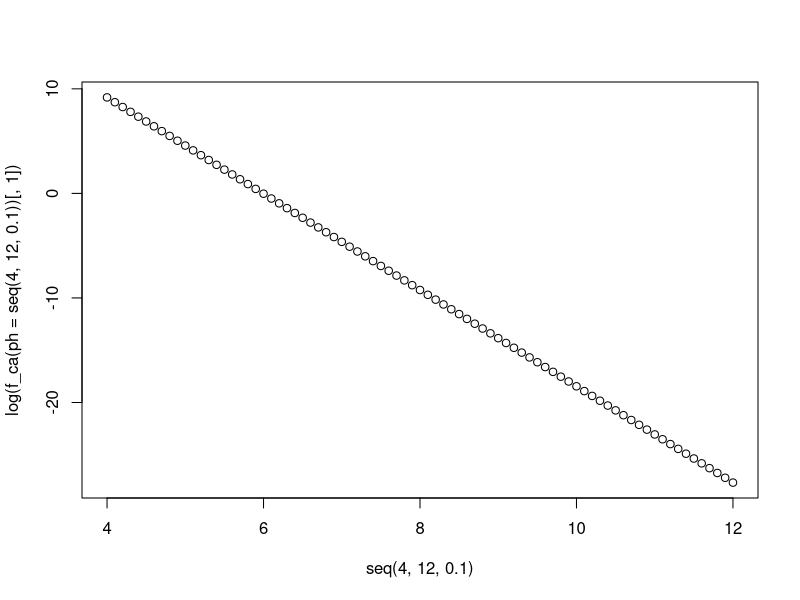

Source code (R): (Note: this script raises an error after producing the figure.)
#############
#CO2 L?sung


caroll<-function(t){
  tk<-t+273.15
  lnH_Mpa<--6.8346+1.2817*10^4/tk-3.7668*10^6/tk^2+2.997*10^8/tk^3
  #kH = 1/H = 1/exp(ln(H))
  kh_Mpa<- 1/exp(lnH_Mpa)#mol/mol/MPa
  kh_mol_l<-kh_Mpa/18*1000 #/ 18 g/mol * 1000 g/l -> mol/l/MPa
  kh<-kh_mol_l/1000 #/1000 -> mol/l/kPa
  return(kh)
}

# Respiration ####

#create function to calculate soil respiration for different depths
novak <- function(l_s=30, #constant describing decrease of S_c with depth [cm]
                  depth, #forest type
                  temp=10){#temperature in ?C
  
  #parameters for spruce & beech forest (vesterdal et al. 2011)
  #1.Q10 = change of s_c with temp change of 10 ?C
  #2.t_ref =  reference temperature [?C]
  #3.res_t_ref = respiration at t_ref [mymol/m?/s]
  params <- c(Q10=3.8,t_ref=9.5,res_t_ref=1.27 )
  
  # formula for temperature dependent respiration (vesterdal et al. 2011)
  resp <- 10^(((log10(params[1])*(temp-params[2]))/10) + log10(params[3]))#mymol/m2/s
  
  #chage unit from mymol/m2/s to cm3/cm2/s with ideal gas law
  #universal gas constant R
  R<-8.314#J/mol/K=Nm/mol/K
  #amount of molecules n
  n<-resp/1e6/1e4#mol/cm2/s
  #pressure p
  p<-101.3*1000#Pa#N/m2
  #calculate Volume by converting p*V=n*R*t 
  V<-n*R*(temp+273.15)/p #m3/cm2/s
  #respiration rate vco2
  vco2<-V*1e6#cm3/cm2/s
  
  #formula for depths dependent respiration rate in soil (novak 2007)
  #calculate s_10 (source term co2 at surface)
  s_10 <-  vco2/l_s#cm3/cm3/s = 1/s
  #create matrix for s_c results
  s_c<-matrix(nrow=length(depth),ncol=length(temp))
  #loop for s_c with changing temperatures 
  for (i in 1:length(depth)){
    #claculate s_c (depth dependent source term co2)
    s_c[i,] <- s_10 *exp(-depth[i]/l_s)*params[1]^((temp - 10)/10)
  }
  #modell output is s_c
  return(s_c)#[vol/(vol*s)]=kPa/s
}

#######################
#calcium l?sung

f_ca<-function(tx=20,pco2=.5,ph=7,gamma=rep(1,6)){
  logkh<-log10(caroll(tx))
  h<-10^-ph
  ca<-10^(8.28-logkh)*h^2/(pco2*gamma[1])
  cahco3<-10^3.02*h/gamma[2]
  hakt<-h/gamma[3]
  hco3<-10^(-6.36+logkh)*pco2/(h*gamma[4])
  co3<-10^(-16.69+logkh)*pco2/(h^2*gamma[5])
  oh<-10^-14/(h*gamma[6])
  return(cbind(ca,cahco3,hakt,hco3,co3,oh))#mol/l
}
plot(seq(4,12,0.1),log(f_ca(ph=seq(4,12,0.1))[,1]))
cas<-f_ca()

wasser<-18/1000#kg/mol#l/mol
ca<-26*1000#g/mol
(cas[1]*ca)/wasser
####################
#ph-wert

#############
#bisection method

bisec<-function(phact=7,interv=14/2,balance=-1,times=0,crit=10E-8,pco2=.5,tx=20,gamma=rep(1,6)){
  while (abs(balance) > crit){ #convergence criterion: stop when balance is lower (close to zero)
    
    interv<-interv/2
    #evaluate equation #14
    cas<-f_ca(ph=phact,pco2=pco2,tx=tx,gamma=gamma)
    balance<-2*cas[1]+sum(cas[2:3])-cas[4]-2*cas[5]-cas[6]
    
    
    phact<- ifelse(balance>0, phact<-phact+interv,phact<-phact-interv)
    times<-times+1
    if (times>1000) {
      phact<-NA 
      times<-NA
      break}
  }
  
  return(cbind(phact))} 
bisec()
##########################
#activity 
aktivity<-function(tx=20,pco2=.5,d=c(6,3,9,4,4.5,3.5)*10^-8,Z=c(2,1,1,1,2,1),gamma=rep(1,6),ph=7,crit=1e-3){
  phneu<-ph
  phalt<-ph-1
  times<-0
  AB<-matrix(c(0,0.4883,0.3241E8,5 ,0.4921, 0.3249E8,
               10, 0.4961, 0.3258E8,
               15, 0.5002, 0.3267E8,
               20, 0.5046, 0.3276E8,
               25, 0.5092, 0.3286E8),6,3,byrow = T)
  AB<-as.data.frame(AB)
  colnames(AB)<-c("temp","A","B")
  
  while (abs(phalt-phneu)>crit) {
    phalt<-phneu
    phneu<-bisec(phact = phalt,tx=tx,pco2 = pco2,gamma=gamma)[1]
    cas<-f_ca(tx=tx,pco2=pco2,ph=phneu,gamma=gamma)
    mu<-0.5*(sum(cas)+3*cas[1]+3*cas[5])
    #loggamma<--AB$A[which.min(abs(AB$temp-tx))]*Z^2*mu^0.5/(1+AB$B[which.min(abs(AB$temp-tx))]*d*mu^0.5)
    loggamma<--approx(AB$temp,AB$A,tx)$y*Z^2*mu^0.5/(1+approx(AB$temp,AB$B,tx)$y*d*mu^0.5)
    gamma<-10^loggamma
    times<-times+1
  }
  return(list(gamma,phneu,cas))}

aktivity(pco2 = 1)

##############################################################
#Diffusion function
##############################################################

#sinoidal oscillating temperature with an average of 10?C and an amplitude of 10
t<-seq(10,20,len=10)

co2_soil_depth <- function(epsilon_t=0.2,#air filled soil [vol/vol]
                           timestep=1,#timestep for calculation [s] 
                           max_depth=18, #maximal depth for calculation [cm]
                           z=1, #depth for each cell [cm]
                           ambient=0.04, #pco2 kPa
                           temp=20, #temperature [?C] (without depth gradient)
                           outputresolution=60, #in sec = one day
                           total_t= 48, #time of interest in hours
                           ls=30,
                           sec=1:ncol(epsilon_t)){#constant describing decrease of S_c with depth [cm]
  
  #calculate CO2 production for each cell center (z/2 = 5 cm) and temperature
  p_t <- novak(depth = seq(z,max_depth,z)-z/2, temp=temp,l_s=ls)
  
  #set number of iteration steps -> J
  J<-total_t*60*60/timestep
  #set number of cells -> n
  n <- max_depth/z
  #create output matrix with output for each depth cell after each day
  output<-matrix(nrow=J*timestep/outputresolution,ncol=n) #result matrix
  #set initial values for calculation
  result <- rep(ambient, n)
  #set initial for resultcounter
  resultcounter<-1
  #calculate Ds for 20?C
  Ds20<- 0.496*epsilon_t^1.661  #transfer-function (Schack-Kirchner et al. 2011) 
  #temperature correction of Ds Currie ..
  Ds_t<-Ds20*((temp+273)/293)^1.72 
  
  
  #time-loop
  for (j in 1:J){
    #calculate time of current step
    time<-j*timestep
    i<-which.min(abs(sec-time))
    #select CO2 production for temperature at current day
    p<-p_t[,i]
    #select Ds for temperature at current day
    Ds<-Ds_t[i,] 
    epsilon<-epsilon_t[i,]
    
    #calculate CO2-concentration for top layer with Dirichlet boundary
    c1 <- result[1]  + timestep * Ds[1]/epsilon[1]*
      (result[2]- 3*result[1]+2*ambient)/(.75*z^2) + p[1]*z *timestep/epsilon[1]
    #calculate CO2-concentration for cells 2:(n-1)
    c2 <- result[2:(n-1)] + timestep * Ds[2:(n-1)] /epsilon[2:(n-1)] *
      (result[3:n]- 2*result[2:(n-1)]+result[1:(n-2)])/(.75*z^2) + 
      p[2:(n-1)]*timestep*z/epsilon[2:(n-1)] 
    #calculate CO2-concentration for top layer with Neumann boundary
    c3 <- result[n] + timestep * Ds[n]/epsilon[n]*
      (0- result[n] + result [n-1])/(z^2) + p[n] *timestep*z/epsilon[n]
    #overwrite previous conditions with new result   
    result <- c(c1,c2,c3)
    
    #store result once a day
    if(time%%outputresolution==0){
      output[resultcounter,]<-result
      resultcounter<-resultcounter+1}
    #print progress of calculation
    if ((j/J*100)%%10==0){
      print(paste((j/J)*100,"% complete"))}
  }
  return(output)}

#calcium function
ca_soil_depth<-function(pco2=co2_vals,tx=t){
  pco2_cal<-seq(min(pco2),max(pco2),length.out = 50)
  t_cal<-seq(min(tx),max(tx),.5)
  pco2_l<-rep(pco2_cal,length(t_cal))
  t_l<-rep(t_cal,each=length(pco2_cal))
  ca_cal<-rep(0,length(pco2_l))
  for(i in 1:length(pco2_l)){
    ca_cal[i]<-   aktivity(tx=t_l[i],pco2=pco2_l[i])[[3]][1]
    if ((i/length(pco2_l)*100)%%10==0){
      print(paste((i/length(pco2_l))*100,"% complete"))}}
  
  ca_fm<-glm(ca_cal~log(pco2_l)*t_l+pco2_l*t_l)
  ca<-apply(co2_vals, 2, function(x) predict(ca_fm,data.frame(pco2_l=x,t_l=20)))
  molare_masse_calcium<-40*1000#mg/mol
  ca_mg<-(ca*molare_masse_calcium)#mg/l
  return(ca_mg)
}
ca_mg<-ca_soil_depth()

#####
#tests

epsilon<-matrix(0,60*60,18)
for (i in 1:(60*60)){ epsilon[i,]<-seq(0.01+i*0.0005,0.8-i*0.0005,length.out = 60*60)[i]}
image(epsilon)
t<-rep(20,3600)
co2_vals<-co2_soil_depth(temp=t,epsilon_t = epsilon)

image(co2_vals)
plot(co2_vals[2880,])
pco2_cal<-seq(min(co2_vals),max(co2_vals),length.out = 100)
t_cal<-seq(min(t),max(t),0.25)
pco2_l<-rep(pco2_cal,length(t_cal))
t_l<-rep(t_cal,each=length(pco2_cal))
ca_cal<-rep(0,length(pco2_l))
for(i in 1:length(pco2_l)){
  ca_cal[i]<-   aktivity(tx=t_l[i],pco2=pco2_l[i])[[3]][1]
  
  if ((i/length(pco2_l)*100)%%10==0){
    print(paste((i/length(pco2_l))*100,"% complete"))}}

ca_fm<-glm(ca_cal~log(pco2_l)*t_l+pco2_l*t_l)

library(mgcv)

ca_gam<-gam(ca_cal~s(pco2_l)+s(t_l)+s(pco2_l,by=t_l)+s(t_l,by=pco2_l))
plot(ca_cal~pco2_l)
points(predict(ca_fm)~pco2_l,col=2,pch=".")
points(predict(ca_gam)~pco2_l,col=3,pch=".")

summary(ca_gam)
summary(ca_fm)
ca<-apply(co2_vals, 2, function(x) predict(ca_fm,data.frame(pco2_l=x,t_l=20)))
molare_masse_calcium<-40*1000#mg/mol
ca_mg<-(ca*molare_masse_calcium)#mg/l
points(ca~co2_vals,col=2)
